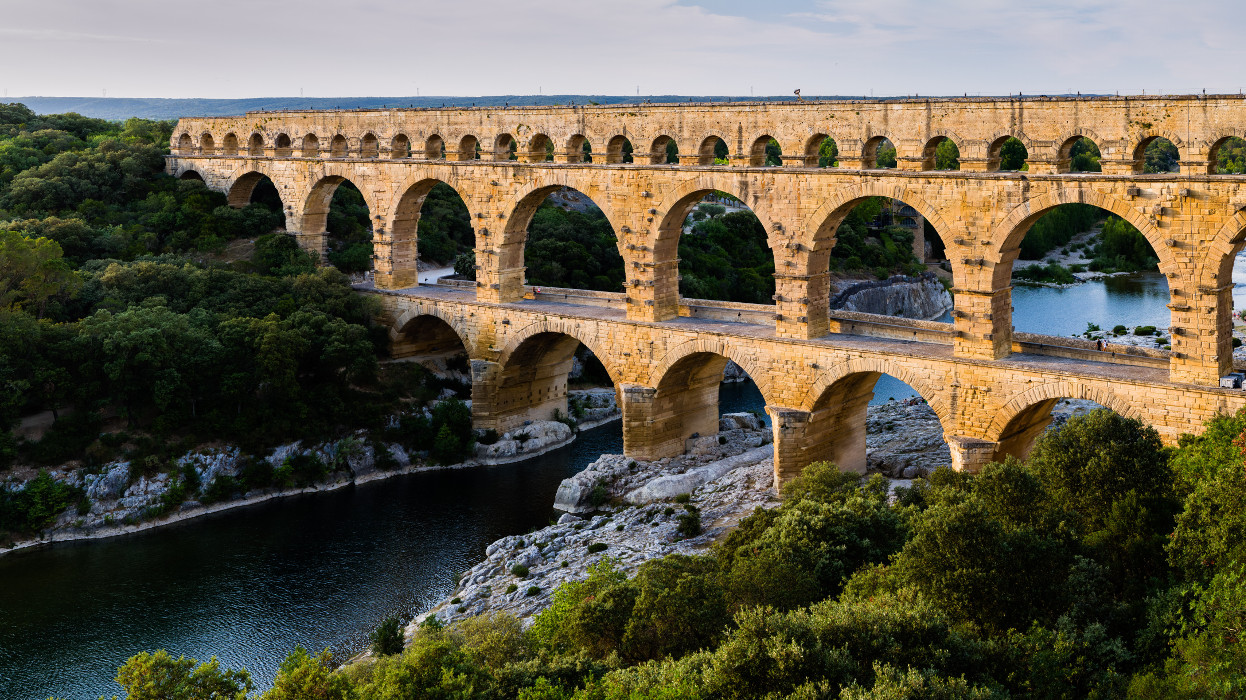
#> input picture images/bridge1.jpg, 1246 x 700 px
$ python -i stitching.py   (imports and definitions only)
#> lines starting #> are read from the running program, lines starting #| are printed output that depends on the picture; after the words box and inside, x2 and y2 are one past the last pixel; in counts of white or black regions, pixels touching at a corner belong together
#> further down, picture is the input picture: shape (700, 1246, 3); mean B, G, R 75, 92.3, 98.2
import numpy as np
import cv2
from knn import knn_matcher, cross_check
from ransac import ransac
import matplotlib.pyplot as plt

# [16 lines left out: functions visualize_keypoints, visualize_matches, visualize_inliers, not called in this run]

def trim_black_borders(image):
    """Trim the black borders from a stitched image"""
    gray = cv2.cvtColor(image, cv2.COLOR_BGR2GRAY)
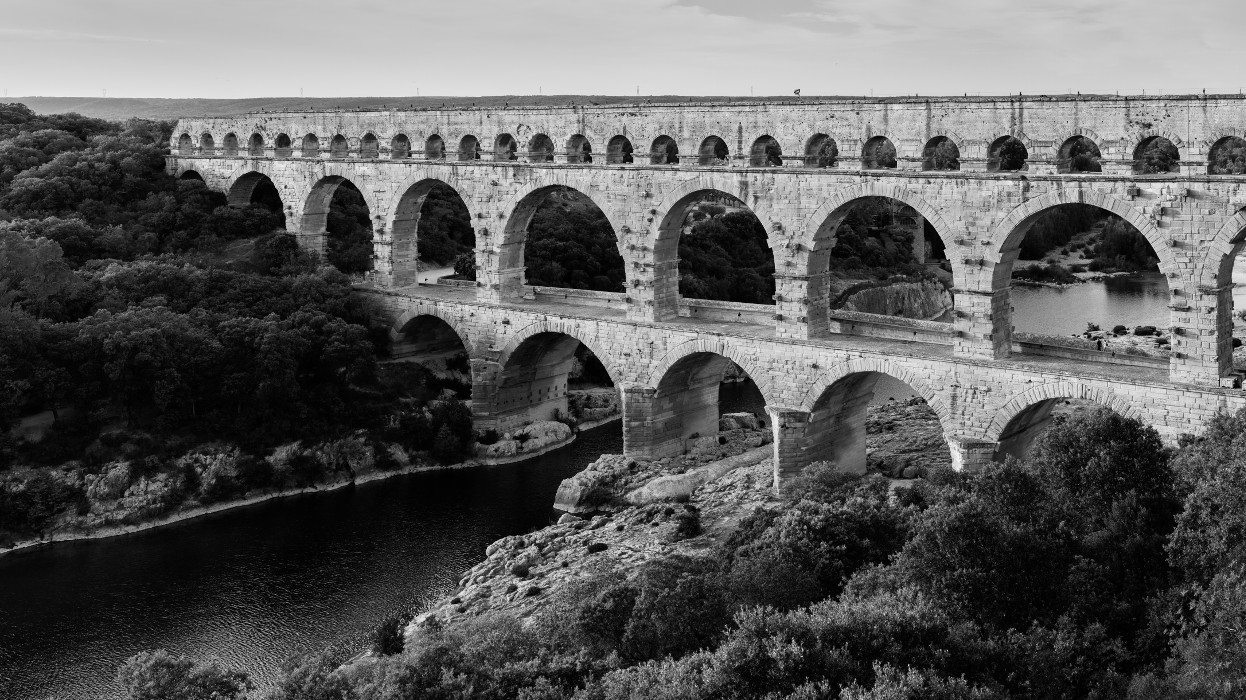
#> gray: shape (700, 1246); min 0, max 249, mean 92.1
    _, thresh = cv2.threshold(gray, 1, 255, cv2.THRESH_BINARY)
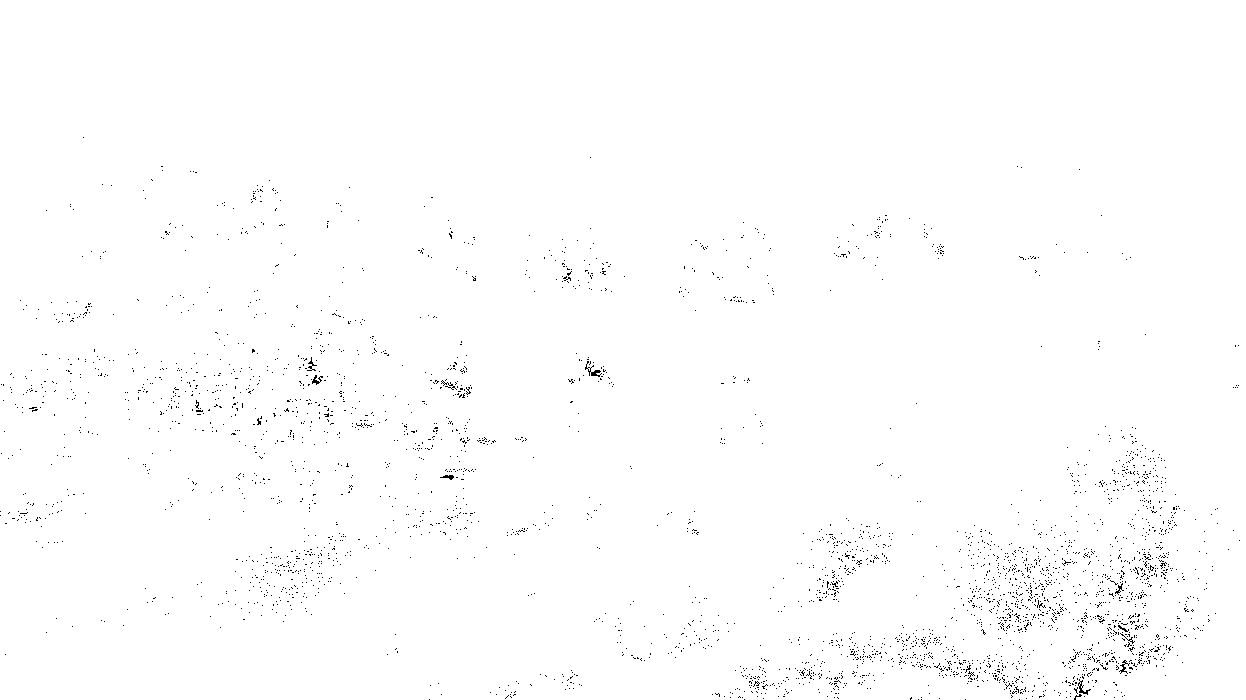
#> thresh: shape (700, 1246); 99.3% white; black in thin lines or dots, all inside (x1, y1, x2, y2) = (0, 137, 1240, 700)
    contours, _ = cv2.findContours(thresh, cv2.RETR_EXTERNAL, cv2.CHAIN_APPROX_SIMPLE)
#> contours = 1 contour; box (x1, y1, x2, y2) and area: (0, 0, 1246, 700) 870216
    if contours:
        cnt = max(contours, key=cv2.contourArea)
#> cnt = contour of 48 points, box (x1, y1, x2, y2) (0, 0, 1246, 700), area 870216
        x, y, w, h = cv2.boundingRect(cnt)
#> x = 0; y = 0; w = 1246; h = 700
        return image[y:y+h, x:x+w]
    return image

# [80 lines left out: functions stitch_images, read_input_and_stitch, not called in this run]


# [2 lines not run here, left out]

>>> import cv2
>>> picture = cv2.imread('../images/bridge1.jpg')
>>> result = trim_black_borders(picture)
